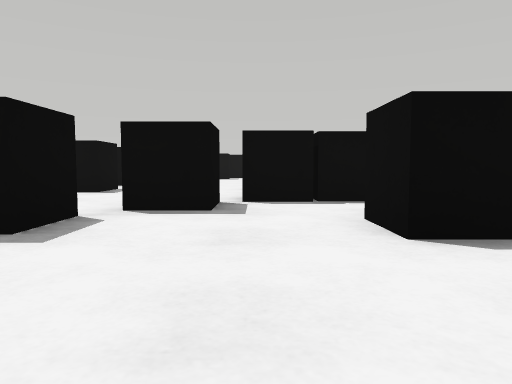
View 1 (above)

24 first-person views from a walk through a Webots world. The camera is 0.05 m above the floor, tilts 4° down and sees 70° across. The floor is counted in squares, 0.1 m on a side. Each view is taken from the middle of a square. On the plan, view 1 faces up. The plan holds only what a view shows up to about 9 squares ahead; the rest is blank. Robots are left out.

View 2
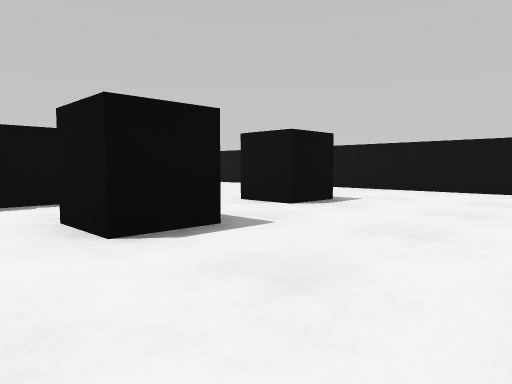

View 3
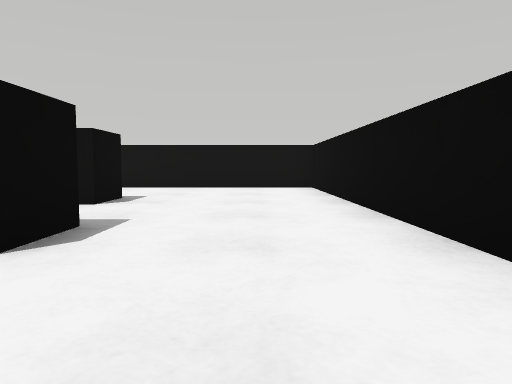

View 4
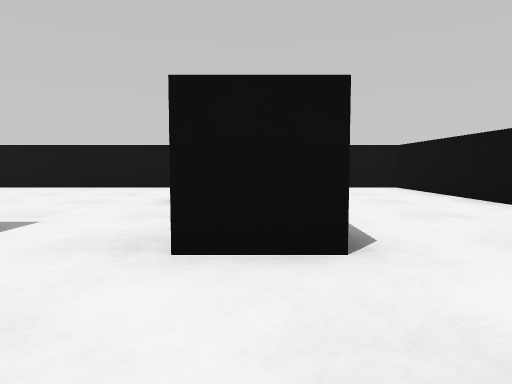

View 5
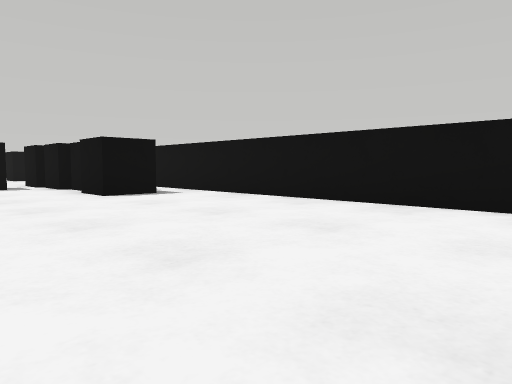

View 6
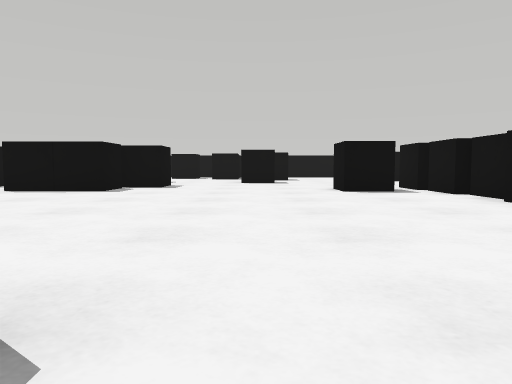

View 7
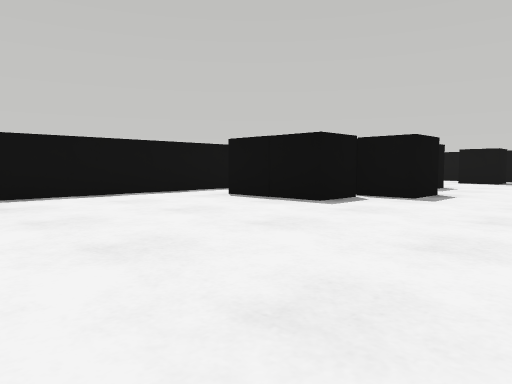

View 8
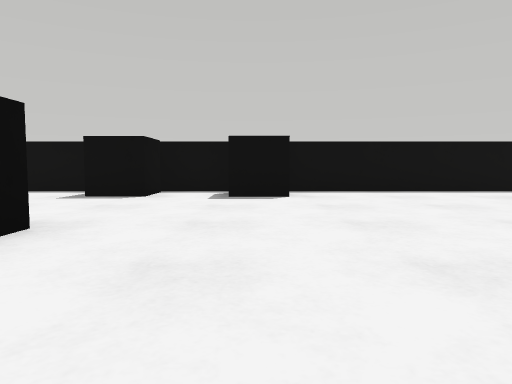

View 9
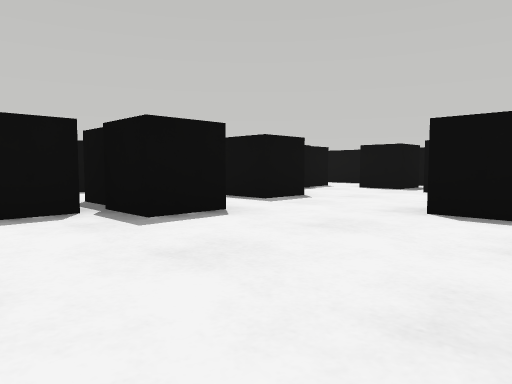

View 10
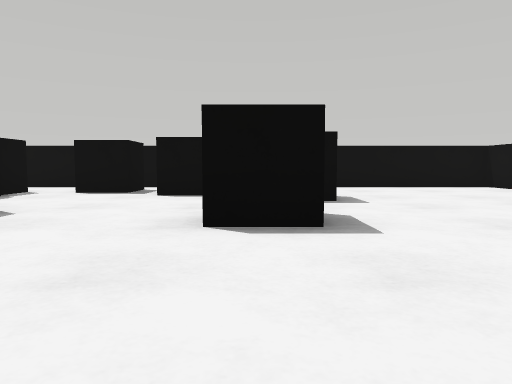

View 11
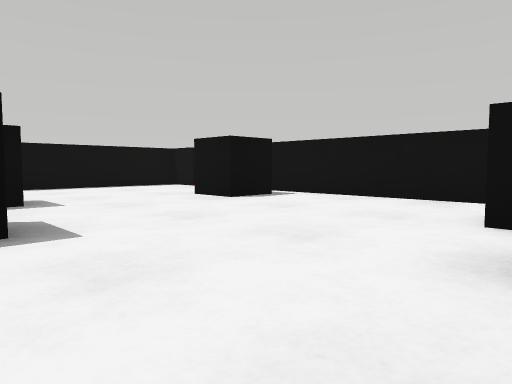

View 12
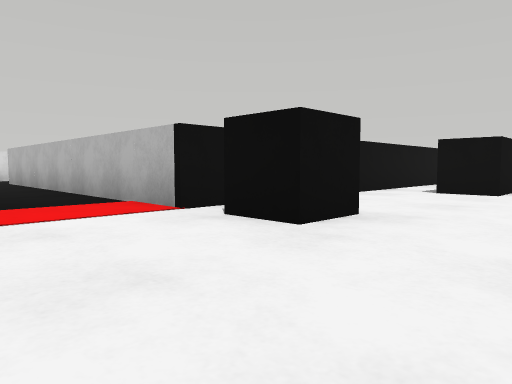

View 13
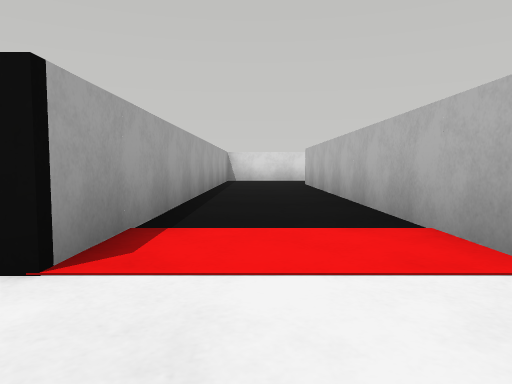

View 14
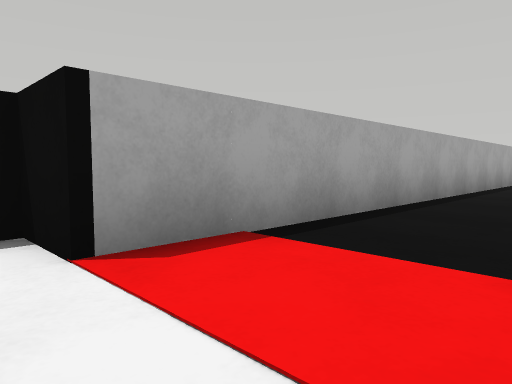

View 15
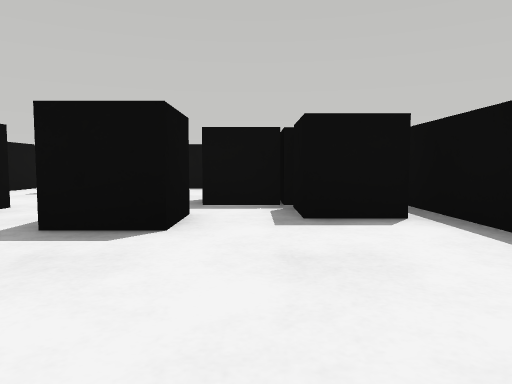

View 16
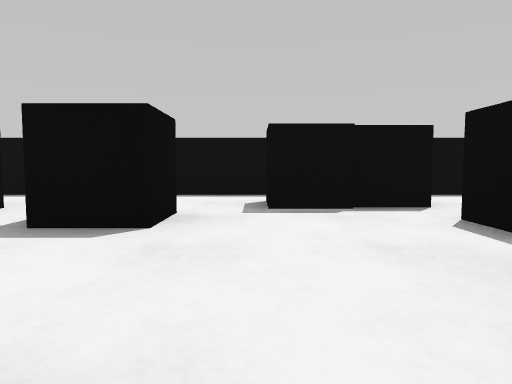

View 17
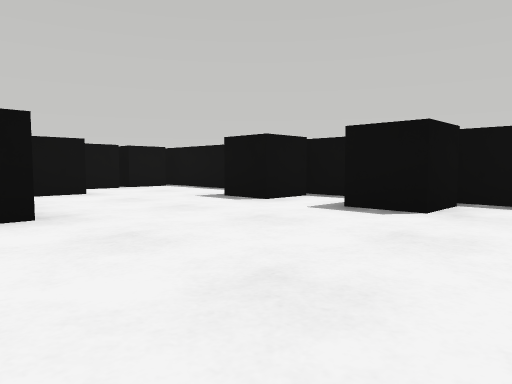

View 18
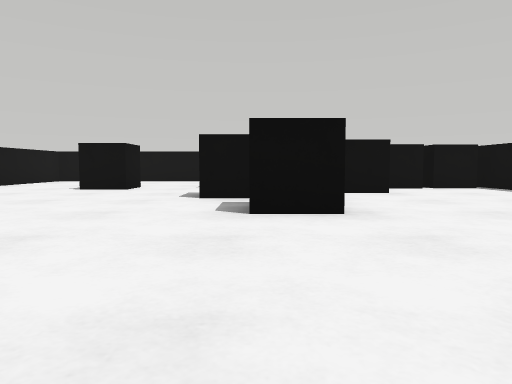

View 19
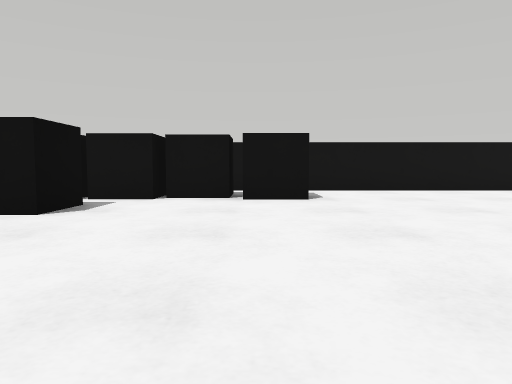

View 20
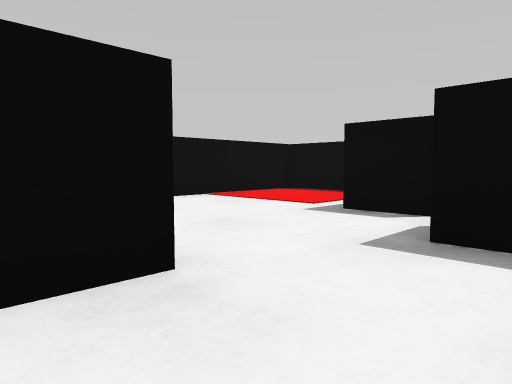

View 21
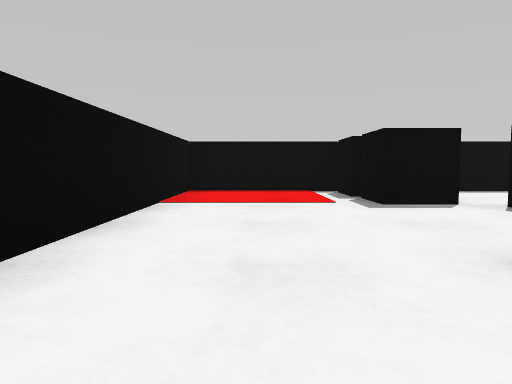

View 22
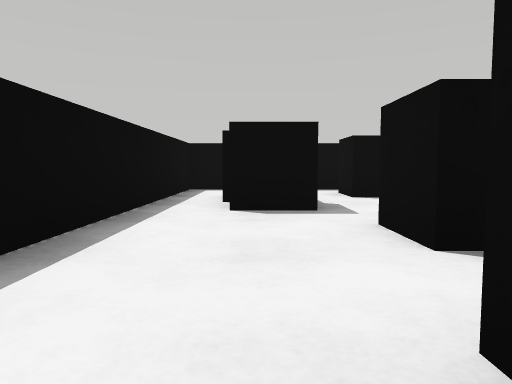

View 23
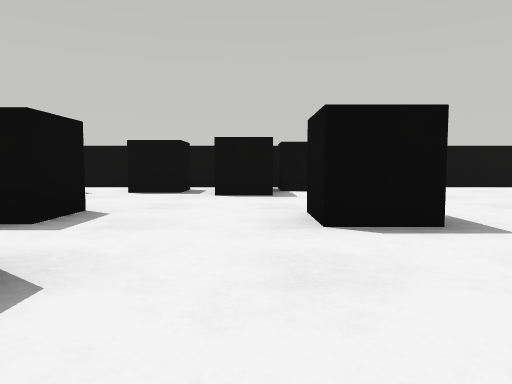

View 24
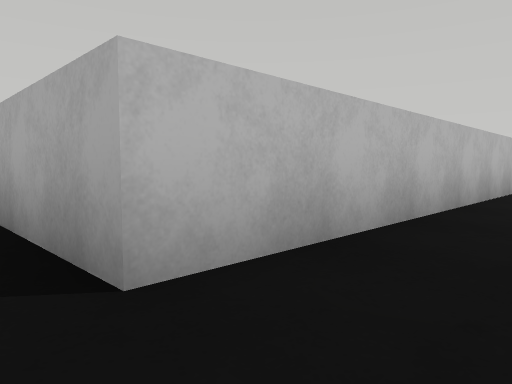

### Floor plan
Points are (right, up) in squares from view 1. A wall is a line through its corners. A room is listed if a view was taken in it or the views show most of it. See-through windows are left out.
Room 1 (views 1, 2, 3, 4, 5, 6, 7, 8, 9, 10, 11, 12, 13, 14, 15, 16, 17, 18, 19, 20, 21, 22, 23)
walls: (9.6, 23) (7.6, 23) (7.6, 23.9) (-4.4, 23.9) (-4.4, -0.3) (7.6, -0.3) (7.6, 20.6) (9.6, 20.6)
ways out: opening at (10, 22) to room 2
objects: black box (-4, 3) to (-3, 3); black box (-4, 7) to (-3, 8); black box (-4, 10) to (-3, 10); black box (-3, 15) to (-2, 15); black box (-3, 20) to (-3, 21); black box (-3, 22); black box (-2, 3); black box (-2, 16) to (-2, 17); black box (-2, 18) to (-1, 19); black box (-1, 4) to (-1, 5); black box (-1, 15); black box (-1, 16) to (-1, 17); black box (-1, 22) to (-1, 23); black box (0, 5) to (0, 6); black box (0, 7) to (1, 8); black box (1, 3) to (2, 3); black box (1, 6) to (2, 6); black box (1, 22); black box (1, 23); black box (2, 18) to (2, 19); black box (2, 21) to (3, 21); black box (2, 23); black box (4, 3) to (5, 4); black box (4, 15); black box (6, 11) to (6, 12); black box (6, 13) to (7, 13); black box (6, 14); black box (6, 15) to (6, 16); black box (6, 20) to (7, 20)
Room 2 (view 24)
walls: (9.6, 20.6) (16.4, 20.6) (16.4, 18.2); (17.9, 23) (9.6, 23)
ways out: opening at (10, 22) to room 1

Positions as (right, up) in squares from view 1, and headings:
1: (0, 0), facing up
2: (0, 0), facing up-right
3: (-1, 1), facing right
4: (-1, 3), facing right
5: (3, 5), facing up-right
6: (2, 7), facing up
7: (2, 10), facing up-left
8: (3, 10), facing left
9: (3, 14), facing up-left
10: (2, 15), facing up
11: (2, 15), facing up-right
12: (4, 23), facing down-right
13: (6, 22), facing right
14: (7, 21), facing up-right
15: (6, 22), facing left
16: (2, 20), facing left
17: (1, 12), facing down-left
18: (1, 12), facing down
19: (0, 12), facing right
20: (2, 5), facing down-left
21: (3, 1), facing left
22: (-3, 16), facing up
23: (1, 15), facing up
24: (17, 22), facing down-left
